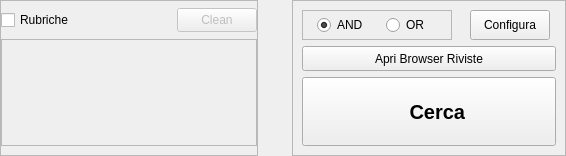
            <widget class="QFrame" name="frame_3">
             <property name="minimumSize">
              <size>
               <width>566</width>
               <height>156</height>
              </size>
             </property>
             <property name="maximumSize">
              <size>
               <width>566</width>
               <height>156</height>
              </size>
             </property>
             <property name="frameShape">
              <enum>QFrame::NoFrame</enum>
             </property>
             <property name="frameShadow">
              <enum>QFrame::Raised</enum>
             </property>
             <layout class="QHBoxLayout" name="horizontalLayout_2">
              <property name="spacing">
               <number>0</number>
              </property>
              <property name="margin">
               <number>0</number>
              </property>
              <item>
               <widget class="QFrame" name="FrameRubriche">
                <property name="minimumSize">
                 <size>
                  <width>160</width>
                  <height>137</height>
                 </size>
                </property>
                <property name="maximumSize">
                 <size>
                  <width>261</width>
                  <height>16777215</height>
                 </size>
                </property>
                <property name="frameShape">
                 <enum>QFrame::StyledPanel</enum>
                </property>
                <property name="frameShadow">
                 <enum>QFrame::Raised</enum>
                </property>
                <layout class="QGridLayout" name="gridLayout_8">
                 <property name="margin">
                  <number>0</number>
                 </property>
                 <property name="spacing">
                  <number>0</number>
                 </property>
                 <item row="0" column="0">
                  <widget class="QCheckBox" name="Select_Rubriche">
                   <property name="maximumSize">
                    <size>
                     <width>16777215</width>
                     <height>24</height>
                    </size>
                   </property>
                   <property name="text">
                    <string>Rubriche</string>
                   </property>
                  </widget>
                 </item>
                 <item row="0" column="3">
                  <widget class="QPushButton" name="CleanRubriche">
                   <property name="enabled">
                    <bool>false</bool>
                   </property>
                   <property name="maximumSize">
                    <size>
                     <width>16777215</width>
                     <height>24</height>
                    </size>
                   </property>
                   <property name="text">
                    <string>Clean</string>
                   </property>
                  </widget>
                 </item>
                 <item row="1" column="0" colspan="4">
                  <widget class="QListWidget" name="ListaRubriche">
                   <property name="enabled">
                    <bool>false</bool>
                   </property>
                   <property name="minimumSize">
                    <size>
                     <width>156</width>
                     <height>97</height>
                    </size>
                   </property>
                   <property name="maximumSize">
                    <size>
                     <width>1000</width>
                     <height>107</height>
                    </size>
                   </property>
                   <property name="selectionMode">
                    <enum>QAbstractItemView::MultiSelection</enum>
                   </property>
                  </widget>
                 </item>
                 <item row="0" column="1">
                  <spacer name="horizontalSpacer_4">
                   <property name="orientation">
                    <enum>Qt::Horizontal</enum>
                   </property>
                   <property name="sizeHint" stdset="0">
                    <size>
                     <width>40</width>
                     <height>20</height>
                    </size>
                   </property>
                  </spacer>
                 </item>
                </layout>
               </widget>
              </item>
              <item>
               <spacer name="horizontalSpacer_3">
                <property name="orientation">
                 <enum>Qt::Horizontal</enum>
                </property>
                <property name="sizeHint" stdset="0">
                 <size>
                  <width>10</width>
                  <height>20</height>
                 </size>
                </property>
               </spacer>
              </item>
              <item>
               <widget class="QFrame" name="frame_4">
                <property name="minimumSize">
                 <size>
                  <width>260</width>
                  <height>137</height>
                 </size>
                </property>
                <property name="frameShape">
                 <enum>QFrame::StyledPanel</enum>
                </property>
                <property name="frameShadow">
                 <enum>QFrame::Raised</enum>
                </property>
                <layout class="QGridLayout" name="gridLayout_7">
                 <item row="2" column="0">
                  <widget class="QFrame" name="AND_OR_Frame">
                   <property name="enabled">
                    <bool>true</bool>
                   </property>
                   <property name="minimumSize">
                    <size>
                     <width>150</width>
                     <height>30</height>
                    </size>
                   </property>
                   <property name="maximumSize">
                    <size>
                     <width>16777215</width>
                     <height>50</height>
                    </size>
                   </property>
                   <property name="toolTip">
                    <string>&lt;!DOCTYPE HTML PUBLIC &quot;-//W3C//DTD HTML 4.0//EN&quot; &quot;http://www.w3.org/TR/REC-html40/strict.dtd&quot;&gt;
&lt;html&gt;&lt;head&gt;&lt;meta name=&quot;qrichtext&quot; content=&quot;1&quot; /&gt;&lt;style type=&quot;text/css&quot;&gt;
p, li { white-space: pre-wrap; }
&lt;/style&gt;&lt;/head&gt;&lt;body style=&quot; font-family:'Sans Serif'; font-size:9pt; font-weight:400; font-style:normal;&quot;&gt;
&lt;p style=&quot; margin-top:0px; margin-bottom:0px; margin-left:0px; margin-right:0px; -qt-block-indent:0; text-indent:0px;&quot;&gt;Selezione&lt;/p&gt;
&lt;p style=&quot;-qt-paragraph-type:empty; margin-top:0px; margin-bottom:0px; margin-left:0px; margin-right:0px; -qt-block-indent:0; text-indent:0px;&quot;&gt;&lt;/p&gt;
&lt;p style=&quot; margin-top:0px; margin-bottom:0px; margin-left:0px; margin-right:0px; -qt-block-indent:0; text-indent:0px;&quot;&gt;&lt;span style=&quot; font-weight:600;&quot;&gt;AND&lt;/span&gt; [&lt;span style=&quot; text-decoration: underline;&quot;&gt;consigliato&lt;/span&gt;]: Tutte le condizioni di ricerca devono essere soddisfatte &lt;/p&gt;
&lt;p style=&quot;-qt-paragraph-type:empty; margin-top:0px; margin-bottom:0px; margin-left:0px; margin-right:0px; -qt-block-indent:0; text-indent:0px;&quot;&gt;&lt;/p&gt;
&lt;p style=&quot; margin-top:0px; margin-bottom:0px; margin-left:0px; margin-right:0px; -qt-block-indent:0; text-indent:0px;&quot;&gt;&lt;span style=&quot; font-weight:600;&quot;&gt;OR&lt;/span&gt;: Almeno una delle condizioni di ricerca deve essere soddisfatta.&lt;/p&gt;&lt;/body&gt;&lt;/html&gt;</string>
                   </property>
                   <property name="frameShape">
                    <enum>QFrame::StyledPanel</enum>
                   </property>
                   <property name="frameShadow">
                    <enum>QFrame::Raised</enum>
                   </property>
                   <layout class="QHBoxLayout" name="horizontalLayout_3">
                    <property name="margin">
                     <number>1</number>
                    </property>
                    <item>
                     <widget class="QRadioButton" name="AND_Button">
                      <property name="maximumSize">
                       <size>
                        <width>50</width>
                        <height>50</height>
                       </size>
                      </property>
                      <property name="text">
                       <string>AND</string>
                      </property>
                      <property name="checked">
                       <bool>true</bool>
                      </property>
                     </widget>
                    </item>
                    <item>
                     <widget class="QRadioButton" name="OR_Button">
                      <property name="maximumSize">
                       <size>
                        <width>50</width>
                        <height>16777215</height>
                       </size>
                      </property>
                      <property name="text">
                       <string>OR</string>
                      </property>
                     </widget>
                    </item>
                   </layout>
                  </widget>
                 </item>
                 <item row="2" column="3">
                  <widget class="QPushButton" name="Configura">
                   <property name="enabled">
                    <bool>true</bool>
                   </property>
                   <property name="maximumSize">
                    <size>
                     <width>86</width>
                     <height>30</height>
                    </size>
                   </property>
                   <property name="text">
                    <string>Configura</string>
                   </property>
                  </widget>
                 </item>
                 <item row="5" column="0" colspan="5">
                  <widget class="QPushButton" name="Cerca">
                   <property name="minimumSize">
                    <size>
                     <width>230</width>
                     <height>30</height>
                    </size>
                   </property>
                   <property name="maximumSize">
                    <size>
                     <width>16777215</width>
                     <height>100</height>
                    </size>
                   </property>
                   <property name="font">
                    <font>
                     <pointsize>15</pointsize>
                     <weight>75</weight>
                     <bold>true</bold>
                     <strikeout>false</strikeout>
                    </font>
                   </property>
                   <property name="text">
                    <string>   Cerca</string>
                   </property>
                   <property name="icon">
                    <iconset resource="icons.qrc">
                     <normaloff>:/icons/icons/128x128/apps/lescienze500.png</normaloff>:/icons/icons/128x128/apps/lescienze500.png</iconset>
                   </property>
                   <property name="iconSize">
                    <size>
                     <width>35</width>
                     <height>35</height>
                    </size>
                   </property>
                   <property name="flat">
                    <bool>false</bool>
                   </property>
                  </widget>
                 </item>
                 <item row="4" column="0" colspan="5">
                  <widget class="QPushButton" name="ApriBrowserCopertine">
                   <property name="minimumSize">
                    <size>
                     <width>230</width>
                     <height>0</height>
                    </size>
                   </property>
                   <property name="maximumSize">
                    <size>
                     <width>16777215</width>
                     <height>25</height>
                    </size>
                   </property>
                   <property name="text">
                    <string>Apri Browser Riviste</string>
                   </property>
                  </widget>
                 </item>
                </layout>
               </widget>
              </item>
             </layout>
            </widget>
